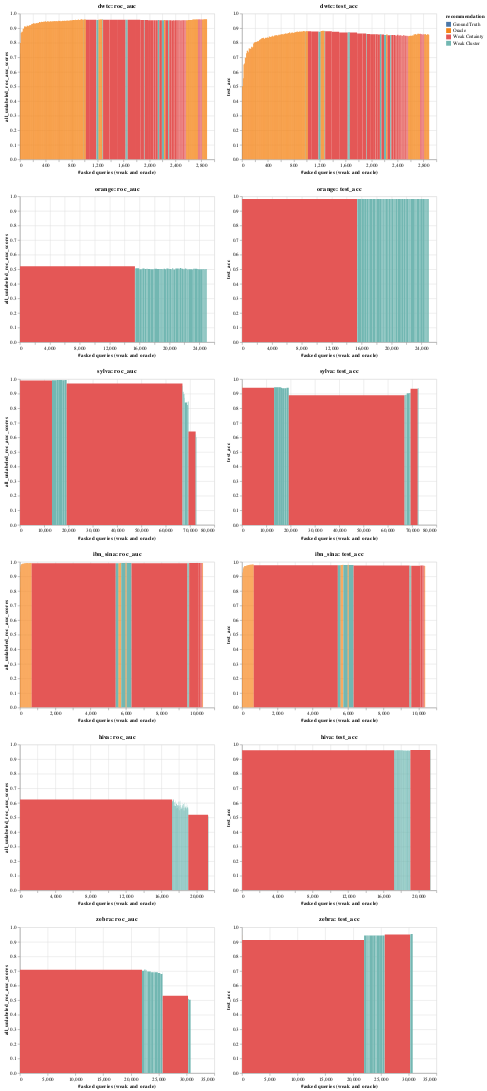

The notebook cell saved with this chart:
### Code cell
pre_fetch_data(1)
visualise_top_n(1)
